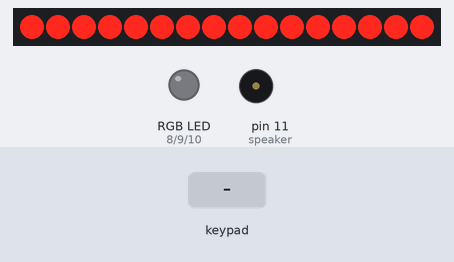
Bench run of a sketch on a simulated Arduino Uno, built with avr-gcc and run on an emulated ATmega328P. Shown: 16 shift-register outputs drawn as a row of LEDs (first output left, lit = HIGH), an RGB LED mixed from three pins (HIGH = lit), buzzer (waves = sounding). Wiring (inferred from the names in the program): 2 × shift register (74HC595): data pin 7; shift clock pin 5; latch pin 6. Wiring (inferred from the signals the program sends): row of LEDs: on Q0, Q1, Q2, Q3, Q4, Q5, Q6, Q7, Q8, Q9, Q10, Q11, Q12, Q13, Q14, Q15. The inputs (shaded band) are chosen by the test bench. Pins used as bus, display or sensor lines are not drawn; what the sketch prints to the serial monitor is not drawn.

Above: at 2.8 s.
5.0 s: key '1' pressed
6.5 s: keypad keys 4 3 1 0 # pressed 0.4 s apart
10.0 s: key 'A' pressed
11.5 s: keypad keys 4 3 1 0 * pressed 0.4 s apart
15.0 s: key 'B' pressed
16.5 s: keypad keys 4 3 1 0 D pressed 0.4 s apart
Timing chart, 0 to 19.5 s (numbered marks = the images above; inputs shaded):
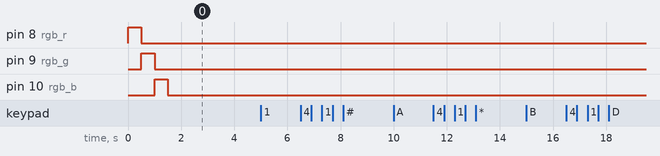

Measured:
- after the input at 5.0 s, every drawn part: stays the same
- after the input at 6.5 s, every drawn part: stays the same
- after the input at 10.0 s, every drawn part: stays the same
- after the input at 11.5 s, every drawn part: stays the same
- after the input at 15.0 s, every drawn part: stays the same
- after the input at 16.5 s, every drawn part: stays the same

The sketch:

Test_All_comp.ino
```cpp
#include "pitches.h"
#include <Keypad.h>

// Global variables to specify pin locations
int sr_data = 7;
int sr_clock = 5;
int sr_latch = 6;
int rgb_r = 8;
int rgb_g = 9;
int rgb_b = 10;
int speaker = 11;

// 7 segment setup data
byte data;
byte seven_segment[10];

//keypad setup data
const byte ROWS = 4;
const byte COLS = 4;
char hexaKeys[ROWS][COLS] = {
  {'1', '2', '3', 'A'},
  {'4', '5', '6', 'B'},
  {'7', '8', '9', 'C'},
  {'*', '0', '#', 'D'}
};

byte rowPins[ROWS] = {4, 3, 1, 0};
byte colPins[COLS] = {19, 18, 17, 16};

Keypad customKeypad = Keypad(makeKeymap(hexaKeys), rowPins, colPins, ROWS, COLS);

// initialize needed pins as output
void setup() {

  //setup rgb led and test with rgb blink
  pinMode(rgb_r, OUTPUT);
  pinMode(rgb_g, OUTPUT);
  pinMode(rgb_b, OUTPUT);

  digitalWrite(rgb_r, 1);
  delay(500);
  digitalWrite(rgb_r, 0);
  digitalWrite(rgb_g, 1);
  delay(500);
  digitalWrite(rgb_g, 0);
  digitalWrite(rgb_b, 1);
  delay(500);
  digitalWrite(rgb_b, 0);


  //setup speaker and test with beep
  pinMode(speaker, OUTPUT);
  tone(speaker, NOTE_C4, 4);

  //setup 7-segment
  pinMode(sr_latch, OUTPUT);
  pinMode(sr_clock, OUTPUT);
  pinMode(sr_data, OUTPUT);
  Serial.begin(9600);

  blinkAll_2Bytes(2,500);


  //Binary notation as comment
  seven_segment[0] = 0xFF; //0b11111111
  seven_segment[1] = 0xFE; //0b11111110
  seven_segment[2] = 0xFC; //0b11111100
  seven_segment[3] = 0xF8; //0b11111000
  seven_segment[4] = 0xF0; //0b11110000
  seven_segment[5] = 0xE0; //0b11100000
  seven_segment[6] = 0xC0; //0b11000000
  seven_segment[7] = 0x80; //0b10000000
  seven_segment[8] = 0x00; //0b00000000
  seven_segment[9] = 0xE0; //0b11100000

}

// the loop function runs over and over again forever
void loop() {
//basic keypad functionality
  char customKey = customKeypad.getKey();

  if (customKey){
    Serial.println(customKey);
  }
// dont do anything yet...
}

// Description: clears the 7 segment display of all current lit LED's
// inputs: none
// output: blank 7 segment display (visible)
// usage: clear_the_display();
void shiftOut(int sr_data, int sr_clock, byte myDataOut) {

  // This shifts 8 bits out MSB first,
  //on the rising edge of the clock,
  //clock idles low

  //internal function setup
  int i=0;
  int pinState;

  //clear everything out just in case to
  //prepare shift register for bit shifting
  digitalWrite(sr_data, 0);
  digitalWrite(sr_clock, 0);

  //for each bit in the byte myDataOut&#xFFFD;
  //NOTICE THAT WE ARE COUNTING DOWN in our for loop
  //This means that %00000001 or "1" will go through such
  //that it will be pin Q0 that lights.
  for (i=7; i>=0; i--)  {
    digitalWrite(sr_clock, 0);

    //if the value passed to myDataOut and a bitmask result
    // true then... so if we are at i=6 and our value is
    // %11010100 it would the code compares it to %01000000
    // and proceeds to set pinState to 1.
    if ( myDataOut & (1<<i) ) {
      pinState= 1;
    }

    else {
      pinState= 0;
    }

    //Sets the pin to HIGH or LOW depending on pinState
    //register shifts bits on upstroke of clock pin
    digitalWrite(sr_data, pinState);
    digitalWrite(sr_clock, 1);
    digitalWrite(sr_data, 0);
  }

  digitalWrite(sr_clock, 0);
}


//blinks the whole register based on the number of times you want to
//blink "n" and the pause between them "d"
//starts with a moment of darkness to make sure the first blink
//has its full visual effect.

void blinkAll_2Bytes(int n, int d) {
  digitalWrite(sr_latch, 0);
  shiftOut(sr_data, sr_clock, 0);
  shiftOut(sr_data, sr_clock, 0);
  digitalWrite(sr_latch, 1);
  delay(200);

  for (int x = 0; x < n; x++) {
    digitalWrite(sr_latch, 0);
    shiftOut(sr_data, sr_clock, 255);
    shiftOut(sr_data, sr_clock, 255);
    digitalWrite(sr_latch, 1);
    delay(d);
    digitalWrite(sr_latch, 0);
    shiftOut(sr_data, sr_clock, 0);
    shiftOut(sr_data, sr_clock, 0);
    digitalWrite(sr_latch, 1);
    delay(d);
  }
}
```
